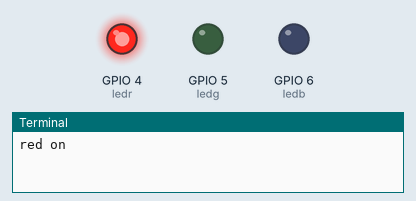
The program below on a simulated Raspberry Pi (BCM pin numbers). Shown: output pins drawn as LEDs (lit = HIGH), the last lines printed to the terminal. At 3.0 s the program stops and its outputs stay as they are.

Above: at 0.05 s.
At 1.45 s:
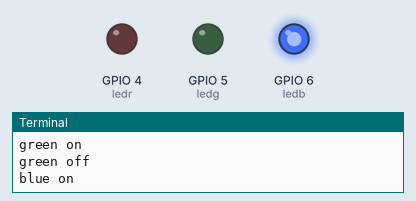
At 2.85 s:
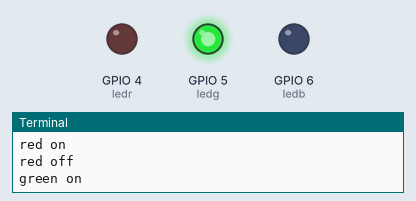
Timing chart, 0 to 3.1 s (numbered marks = the images above):
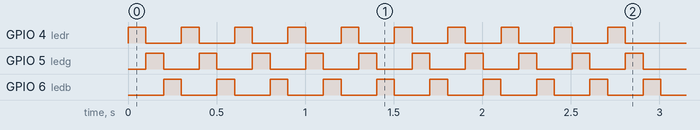

The program:

GBHmission013001.py
```python
import RPi.GPIO as GPIO
import time

ledr = 4
ledg = 5
ledb = 6

GPIO.setmode(GPIO.BCM)

GPIO.setup(4, GPIO.OUT)
GPIO.setup(5, GPIO.OUT)
GPIO.setup(6, GPIO.OUT)

for i in range(0, 10):
	print("red on")
	GPIO.output(ledr, True)
	time.sleep(0.1)
	print("red off\ngreen on")
	GPIO.output(ledr, False)
	GPIO.output(ledg, True)
	time.sleep(0.1)
	print("green off\nblue on")
	GPIO.output(ledg, False)
	GPIO.output(ledb, True)
	time.sleep(0.1)
	print("blue off")
	GPIO.output(ledb, False)

GPIO.cleanup()
```

Measured:
- by itself, GPIO 4 (ledr), GPIO 5 (ledg), GPIO 6 (ledb): alternates HIGH for 0.10 s and LOW for 0.20 s, 20 changes in all, then stays LOW
